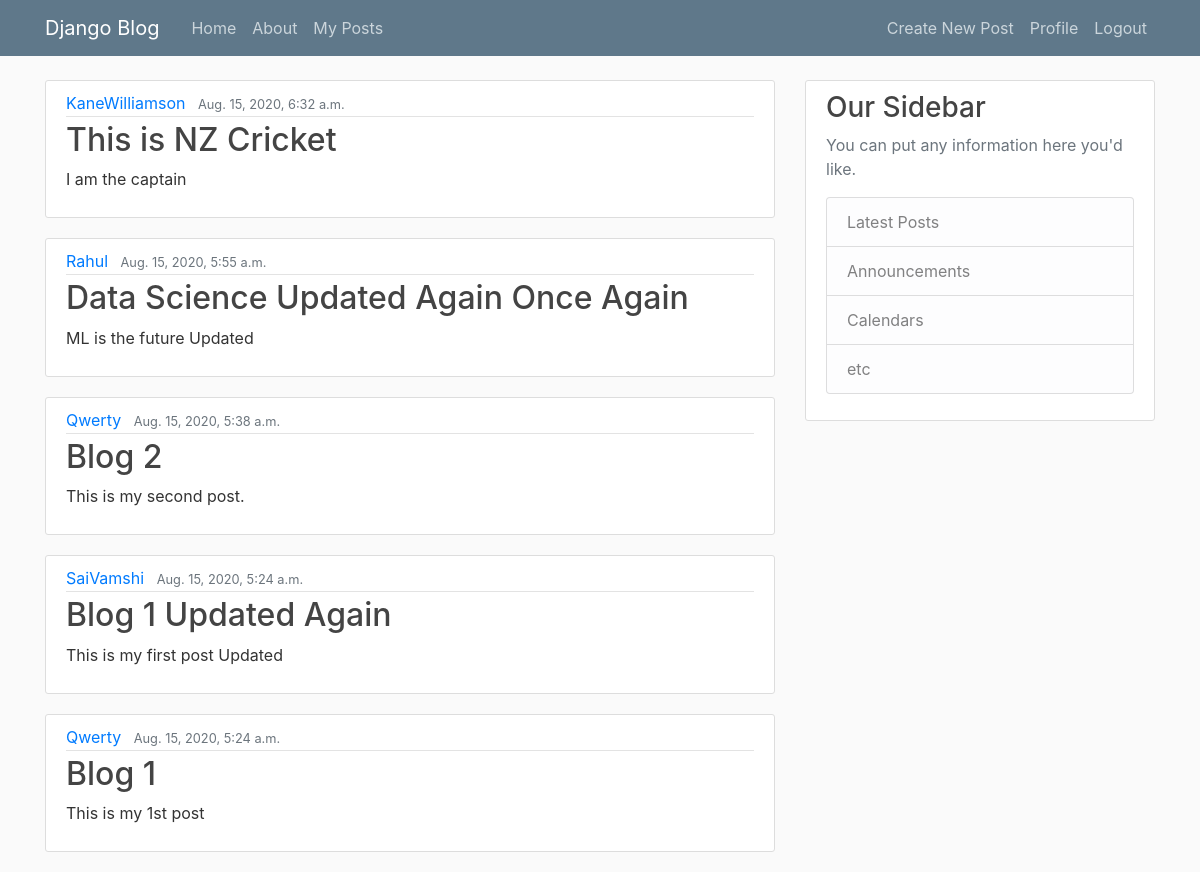
/ (signed in), run on the app's committed database.
### blog/models.py (models this page shows)
class Post(models.Model):
    title=models.CharField(max_length=100)
    content=models.TextField()
    date_posted=models.DateTimeField(default=timezone.now)
    author=models.ForeignKey(User,on_delete=models.CASCADE)

### blog/views.py (the view)
# urls.py: path('',PostListView.as_view(),name='blog-home'),
class PostListView(ListView):
    model = Post
    template_name = 'blog/home.html'
    ordering = ['-date_posted']
    context_object_name = 'posts'

### blog/templates/blog/home.html
{% extends 'blog/base.html' %}
{% block content %}
{% if user.is_authenticated %}
    {% for post in posts %}
        <article class="media content-section">
          <div class="media-body">
            <div class="article-metadata">
              <a class="mr-2" href="#">{{ post.author }}</a>
              <small class="text-muted">{{ post.date_posted }}</small>
            </div>
            <h2><a class="article-title" href="{% url 'post-detail' post.pk %}">{{ post.title }}</a></h2>
            <p class="article-content">{{ post.content }}</p>
          </div>
        </article>
    {% endfor %}
{% endif %}
{% endblock content %}

### blog/templates/blog/base.html (shortened to what this page needs)
{% load static %}
<!DOCTYPE html>
<html lang="en">
<head>
    <link rel="stylesheet" href="https://maxcdn.bootstrapcdn.com/bootstrap/4.0.0/css/bootstrap.min.css">
    <link rel="stylesheet" href="{% static 'blog/main.css' %}">
</head>
<body>
<header class="site-header">
  <nav class="navbar navbar-expand-md navbar-dark bg-steel fixed-top">
    <div class="container">
      <a class="navbar-brand mr-4" href="/">Django Blog</a>
      <div class="collapse navbar-collapse" id="navbarToggle">
        <div class="navbar-nav mr-auto">
          <a class="nav-item nav-link" href="{% url 'blog-home' %}">Home</a>
          <a class="nav-item nav-link" href="{% url 'blog-about' %}">About</a>
            {% if user.is_authenticated %}
          <a class="nav-item nav-link" href="{% url 'my-posts' %}">My Posts</a>
            {% endif %}
        </div>
        <div class="navbar-nav">
            {% if user.is_authenticated %}
                <a class="nav-item nav-link" href="{% url 'post-create' %}">Create New Post</a>
                <a class="nav-item nav-link" href="{% url 'profile' %}">Profile</a>
                <a class="nav-item nav-link" href="{% url 'logout' %}">Logout</a>
            {% else %}
                <a class="nav-item nav-link" href="{% url 'login' %}">Login</a>
                <a class="nav-item nav-link" href="{% url 'register' %}">Register</a>
            {% endif %}
        </div>
      </div>
    </div>
  </nav>
</header>
<main role="main" class="container">
  <div class="row">
    <div class="col-md-8">
      {% block content %}{% endblock %}
    </div>
    <div class="col-md-4">
      <div class="content-section">
        <h3>Our Sidebar</h3>
        <p class='text-muted'>You can put any information here you'd like.
          <ul class="list-group">
            <li class="list-group-item list-group-item-light">Latest Posts</li>
            <li class="list-group-item list-group-item-light">Announcements</li>
            <li class="list-group-item list-group-item-light">Calendars</li>
            <li class="list-group-item list-group-item-light">etc</li>
          </ul>
        </p>
      </div>
    </div>
  </div>
</main>
</body>
</html>

### blog/static/blog/main.css (style rules this page uses)
body { background: #fafafa; color: #333333; margin-top: 5rem; }
h1, h2, h3, h4, h5, h6 { color: #444444; }
ul { margin: 0; }
.bg-steel { background-color: #5f788a; }
.site-header .navbar-nav .nav-link { color: #cbd5db; }
.content-section { background: #ffffff; padding: 10px 20px; border: 1px solid #dddddd; border-radius: 3px; margin-bottom: 20px; }
.article-title { color: #444444; }
.article-content { white-space: pre-line; }
.article-metadata { padding-bottom: 1px; margin-bottom: 4px; border-bottom: 1px solid #e3e3e3 }

### data on the page
Post: author "KaneWilliamson", date_posted "Aug. 15, 2020, 6:32 a.m.", title "This is NZ Cricket", content "I am the captain"
Post: author "Rahul", date_posted "Aug. 15, 2020, 5:55 a.m.", title "Data Science Updated Again Once Again", content "ML is the future Updated"
Post: author "Qwerty", date_posted "Aug. 15, 2020, 5:38 a.m.", title "Blog 2", content "This is my second post."
Post: author "SaiVamshi", date_posted "Aug. 15, 2020, 5:24 a.m.", title "Blog 1 Updated Again", content "This is my first post Updated"
Post: author "Qwerty", date_posted "Aug. 15, 2020, 5:24 a.m.", title "Blog 1", content "This is my 1st post"
